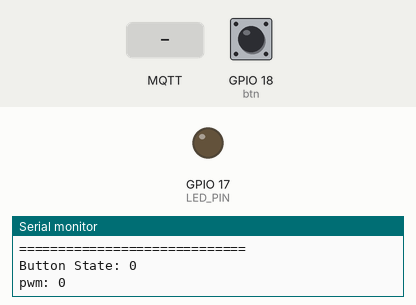
This sketch was run on a simulated ESP32. On the bench: output pins drawn as LEDs (lit = HIGH), the last lines printed to the serial monitor. The inputs (shaded band) are chosen by the test bench; at power-on: GPIO 18 (btn) LOW. No MQTT or app messages arrive unless stated.

Above: at 1.2 s.
1.3 s: MQTT message "1" arrives on the first subscribed topic
At 2.2 s:
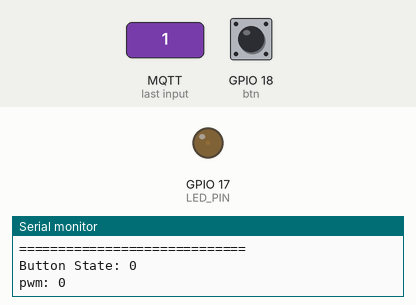
3.0 s: MQTT message "90" arrives on the first subscribed topic
At 3.8 s:
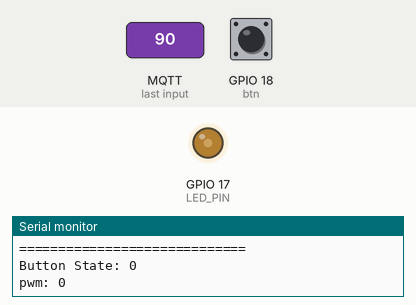
4.5 s: MQTT message "200" arrives on the first subscribed topic
At 5.3 s:
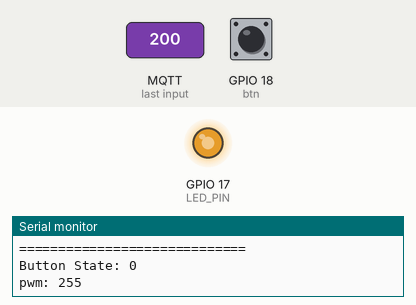
6.0 s: MQTT message "on" arrives on the first subscribed topic
At 6.8 s:
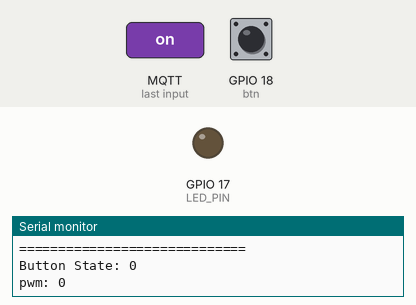
Timing chart, 0 to 8.5 s (numbered marks = the images above; inputs shaded):
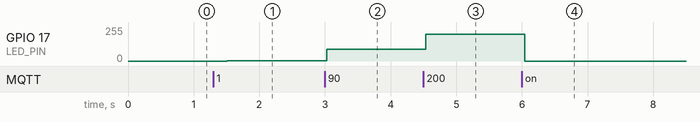

The sketch:

edge1.ino
```cpp
#include <Adafruit_Sensor.h>
#include "EspMQTTClient.h"

#define LEDC_BASE_FREQ 5000
#define LED_CHANNEL 0
#define LEDC_TIMER_8_BIT 8
#define LED_PIN 17
int btn = 18;

EspMQTTClient client(
  "MULTI_GUEST",    //wifi SSID
  "guest1357",      //wifi password
  "70.12.227.227",    // MQTT Broker server ip
  "Noyhkos",          // MQTT Username
  "",     // MQTT pw
  "room1",     //device name, 장치를 구별하는 용도
  1883
);
char *pwm_topic = "floor2/room2/pwm";
char *btn_topic = "floor2/room1/btn";

int state = 0;
int btn_val = 1;
int pwm_val = 0;
int clk = 0;

void tx(){
  client.publish(btn_topic, String(state));
}

void rx(){
  client.subscribe(pwm_topic, [](const String & payload) {
    Serial.print("Received: ");
    Serial.println(payload);
    pwm_val = payload.toInt();
  });
}

void setup() {
  Serial.begin(115200);

  client.enableDebuggingMessages();
  client.enableHTTPWebUpdater();
  client.enableOTA();
  client.enableLastWillMessage("TestClient/lastwill", "I am going offline");

  pinMode(btn, INPUT);
  ledcAttach(LED_PIN, LEDC_BASE_FREQ, LEDC_TIMER_8_BIT);
}

void onConnectionEstablished(){
  //client.loop() 에 의해 호출되는 API
}

void loop() {
  Serial.println("=============================");

  int n_btn_val = digitalRead(btn);
  if(n_btn_val == 1 && btn_val == 0){
    if(state==1)state=0;
    else state=1;
  }
  btn_val = n_btn_val;
  Serial.print("Button State: ");
  Serial.println(state);
  if(clk%10==0){
    tx();
    rx();
  }
  client.loop();

  //pwm_val = map(pwm_val, 80, 180, 0, 255);
  int mapped_pwm;
  if (pwm_val <= 120) {
    mapped_pwm = 0;
  } else if (pwm_val >= 160) {
    mapped_pwm = 255;
  } else {
    mapped_pwm = (pwm_val-120)*(255/40);
  }
  Serial.print("pwm: ");
  Serial.println(mapped_pwm);
  ledcWrite(LED_PIN, pwm_val);

  clk++;
  delay(100);
}
```

Measured:
- after the input at 1.3 s, GPIO 17 (LED_PIN): 0/255 → 1/255 after 0.21 s
- after the input at 3.0 s, GPIO 17 (LED_PIN): 1/255 → 90/255 at once
- after the input at 4.5 s, GPIO 17 (LED_PIN): 90/255 → 199/255 at once
- after the input at 6.0 s, GPIO 17 (LED_PIN): 199/255 → 0/255 after 0.05 s
